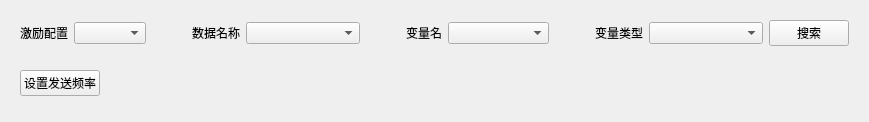
            <widget class="QWidget" name="tab_1">
             <attribute name="title">
              <string>自激励</string>
             </attribute>
             <layout class="QVBoxLayout" name="verticalLayout_16">
              <item>
               <widget class="QWidget" name="widget_8" native="true">
                <layout class="QHBoxLayout" name="horizontalLayout_20">
                 <item>
                  <widget class="QLabel" name="label_24">
                   <property name="text">
                    <string>激励配置</string>
                   </property>
                  </widget>
                 </item>
                 <item>
                  <widget class="QComboBox" name="comboBox_6">
                   <property name="placeholderText">
                    <string>全部</string>
                   </property>
                  </widget>
                 </item>
                 <item>
                  <spacer name="horizontalSpacer_34">
                   <property name="orientation">
                    <enum>Qt::Orientation::Horizontal</enum>
                   </property>
                   <property name="sizeHint" stdset="0">
                    <size>
                     <width>40</width>
                     <height>20</height>
                    </size>
                   </property>
                  </spacer>
                 </item>
                 <item>
                  <widget class="QLabel" name="label_25">
                   <property name="text">
                    <string>数据名称</string>
                   </property>
                  </widget>
                 </item>
                 <item>
                  <widget class="QComboBox" name="comboBox_7">
                   <property name="placeholderText">
                    <string>请输入数据名称</string>
                   </property>
                  </widget>
                 </item>
                 <item>
                  <spacer name="horizontalSpacer_35">
                   <property name="orientation">
                    <enum>Qt::Orientation::Horizontal</enum>
                   </property>
                   <property name="sizeHint" stdset="0">
                    <size>
                     <width>40</width>
                     <height>20</height>
                    </size>
                   </property>
                  </spacer>
                 </item>
                 <item>
                  <widget class="QLabel" name="label_26">
                   <property name="text">
                    <string>变量名</string>
                   </property>
                  </widget>
                 </item>
                 <item>
                  <widget class="QComboBox" name="comboBox_8">
                   <property name="placeholderText">
                    <string>请输入变量名</string>
                   </property>
                  </widget>
                 </item>
                 <item>
                  <spacer name="horizontalSpacer_36">
                   <property name="orientation">
                    <enum>Qt::Orientation::Horizontal</enum>
                   </property>
                   <property name="sizeHint" stdset="0">
                    <size>
                     <width>40</width>
                     <height>20</height>
                    </size>
                   </property>
                  </spacer>
                 </item>
                 <item>
                  <widget class="QLabel" name="label_27">
                   <property name="text">
                    <string>变量类型</string>
                   </property>
                  </widget>
                 </item>
                 <item>
                  <widget class="QComboBox" name="comboBox_9">
                   <property name="placeholderText">
                    <string>请输入变量类型</string>
                   </property>
                  </widget>
                 </item>
                 <item>
                  <widget class="QPushButton" name="pushButton_4">
                   <property name="text">
                    <string>搜索</string>
                   </property>
                  </widget>
                 </item>
                </layout>
               </widget>
              </item>
              <item>
               <widget class="QWidget" name="widget_9" native="true">
                <layout class="QHBoxLayout" name="horizontalLayout_21">
                 <item>
                  <widget class="QPushButton" name="pushButton_7">
                   <property name="text">
                    <string>设置发送频率</string>
                   </property>
                  </widget>
                 </item>
                 <item>
                  <spacer name="horizontalSpacer_22">
                   <property name="orientation">
                    <enum>Qt::Orientation::Horizontal</enum>
                   </property>
                   <property name="sizeHint" stdset="0">
                    <size>
                     <width>40</width>
                     <height>20</height>
                    </size>
                   </property>
                  </spacer>
                 </item>
                </layout>
               </widget>
              </item>
              <item>
               <widget class="QWidget" name="widget_10" native="true">
                <property name="sizePolicy">
                 <sizepolicy hsizetype="Preferred" vsizetype="Expanding">
                  <horstretch>0</horstretch>
                  <verstretch>0</verstretch>
                 </sizepolicy>
                </property>
               </widget>
              </item>
             </layout>
            </widget>
